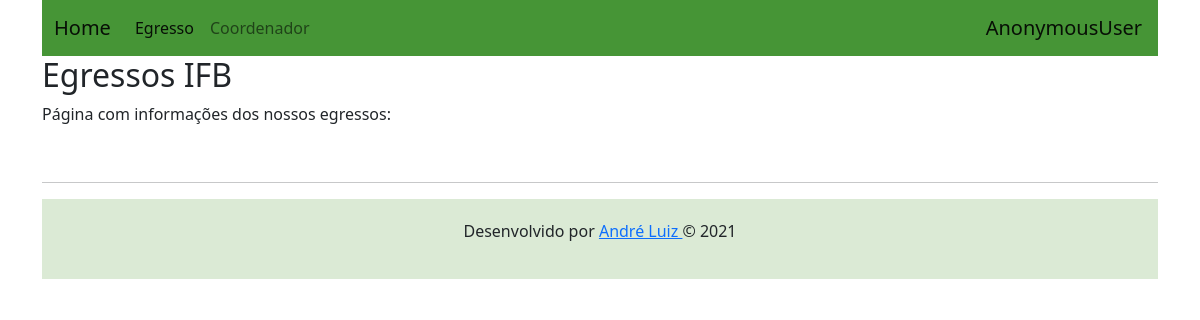
/egressos/3, run on an earlier commit of the app's database.
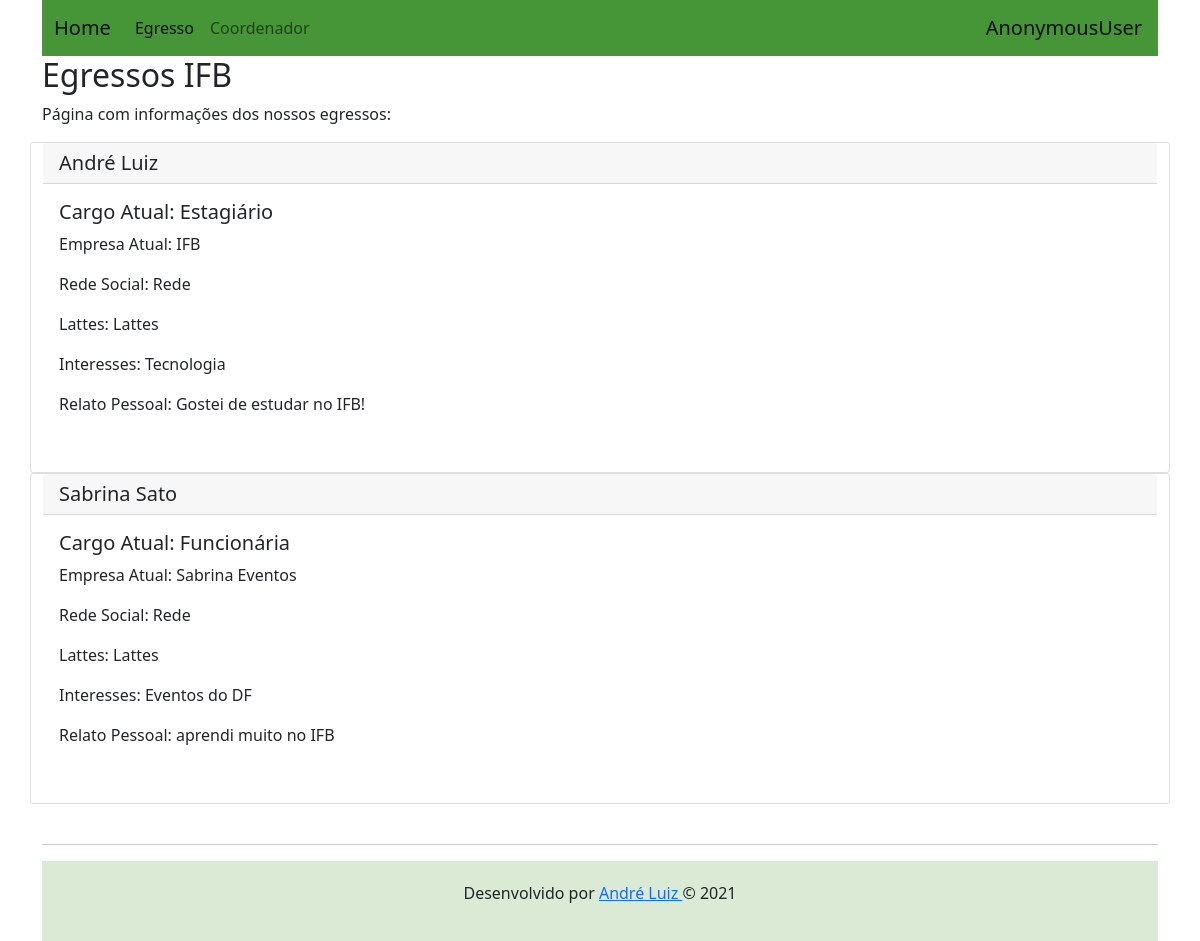
And on a later commit of the database.
### perfis/models.py (models this page shows, shortened)
class Alunos(models.Model):
    nome = models.CharField(max_length=255, null=False)
    email = models.CharField(max_length=255, null=False)
    foto = models.CharField(max_length=255, null=False)
    cargo_atual = models.CharField(max_length=255, null=False)
    empresa_atual = models.CharField(max_length=255, null=False)
    rede_social = models.CharField(max_length=255, null=False)
    lattes = models.CharField(max_length=255, null=False)
    interesses = models.CharField(max_length=255, null=False)
    relato_pessoal = models.CharField(max_length=255, null=False)
    contatos = models.ManyToManyField('self')
    usuario = models.OneToOneField(User, on_delete=models.CASCADE, related_name="alunos")
    @property
    def email(self):
        return self.usuario.email

### perfis/views.py (the view)
# urls.py: path('egressos/<str:egresso_id>', views.listaregressoview, name='exibir_egresso'),
def listaregressoview(request, egresso_id):
    egressos1 = Alunos.objects.filter(turmaa__id=egresso_id)
    return render(request, 'pegresso.html', { "egressos1" : egressos1})

### perfis/templates/pegresso.html
{% extends "base.html" %}
{% block body %}
<h2>Egressos IFB</h2>
<br>
<p>
    Página com informações dos nossos egressos:
</p>
{% for egresso in egressos1 %}
    <div class="card">
        <h5 class="card-header">{{egresso.nome}}</h5>
        <div class="card-body">
            <h5 class="card-title">Cargo Atual: {{egresso.cargo_atual}}</h5>
            <p class="card-text">Empresa Atual: {{egresso.empresa_atual}}</p>
            <p class="card-text">Rede Social: {{egresso.rede_social}}</p>
            <p class="card-text">Lattes: {{egresso.lattes}}</p>
            <p class="card-text">Interesses: {{egresso.interesses}}</p>
            <p class="card-text">Relato Pessoal: {{egresso.relato_pessoal}}</p>
            <br>
        </div>
    </div>
{% endfor %}
{% endblock %}

What changed in the data, as far as the page shows it:
now on this page (row edited): Alunos: nome "André Luiz", cargo_atual "Estagiário", empresa_atual "IFB", rede_social "Rede", lattes "Lattes", interesses "Tecnologia", relato_pessoal "Gostei de estudar no IFB!"
now on this page (row edited): Alunos: nome "Sabrina Sato", cargo_atual "Funcionária", empresa_atual "Sabrina Eventos", rede_social "Rede", lattes "Lattes", interesses "Eventos do DF", relato_pessoal "aprendi muito no IFB"
